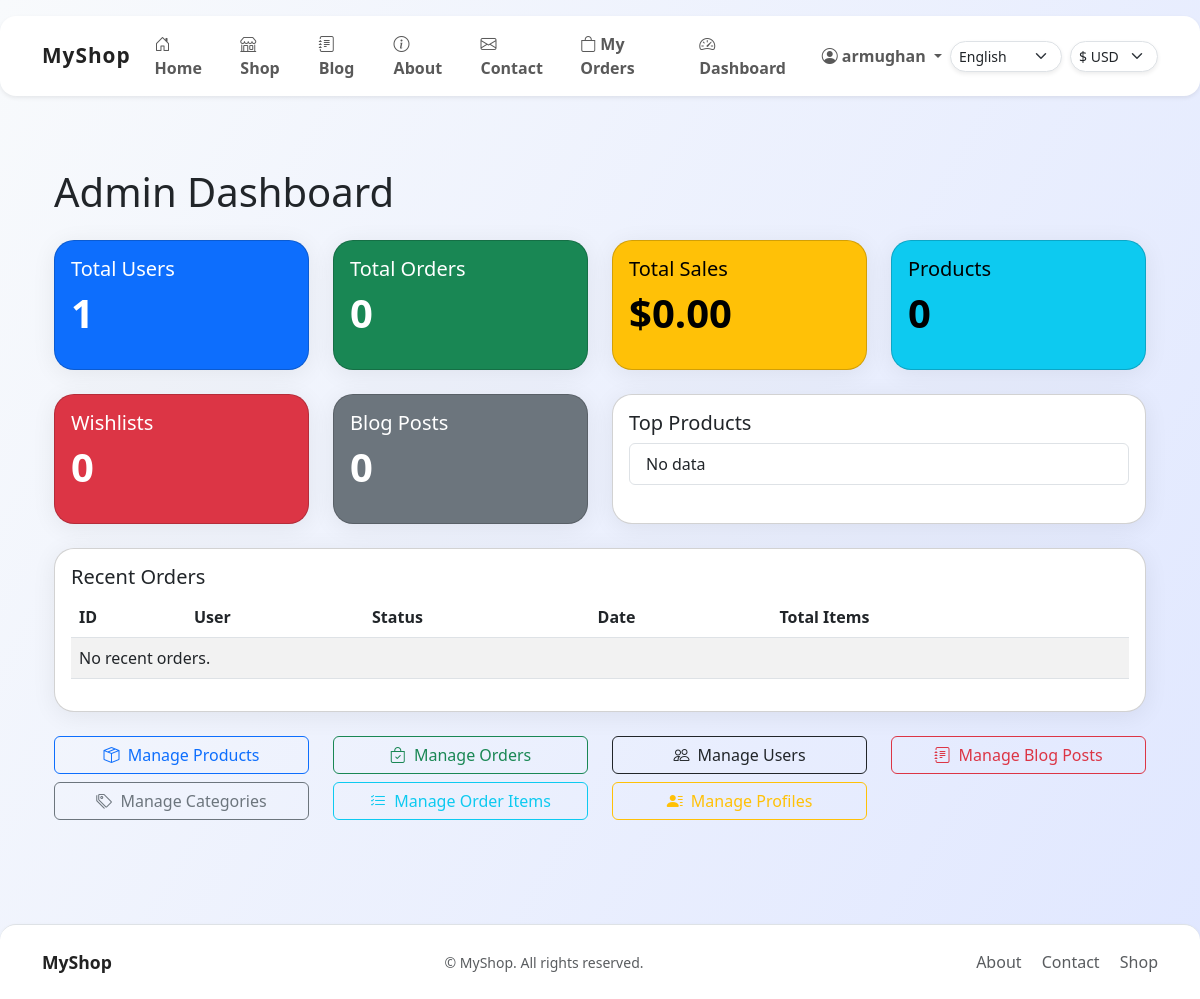
Page /dashboard/ (signed in) on the earlier database version.
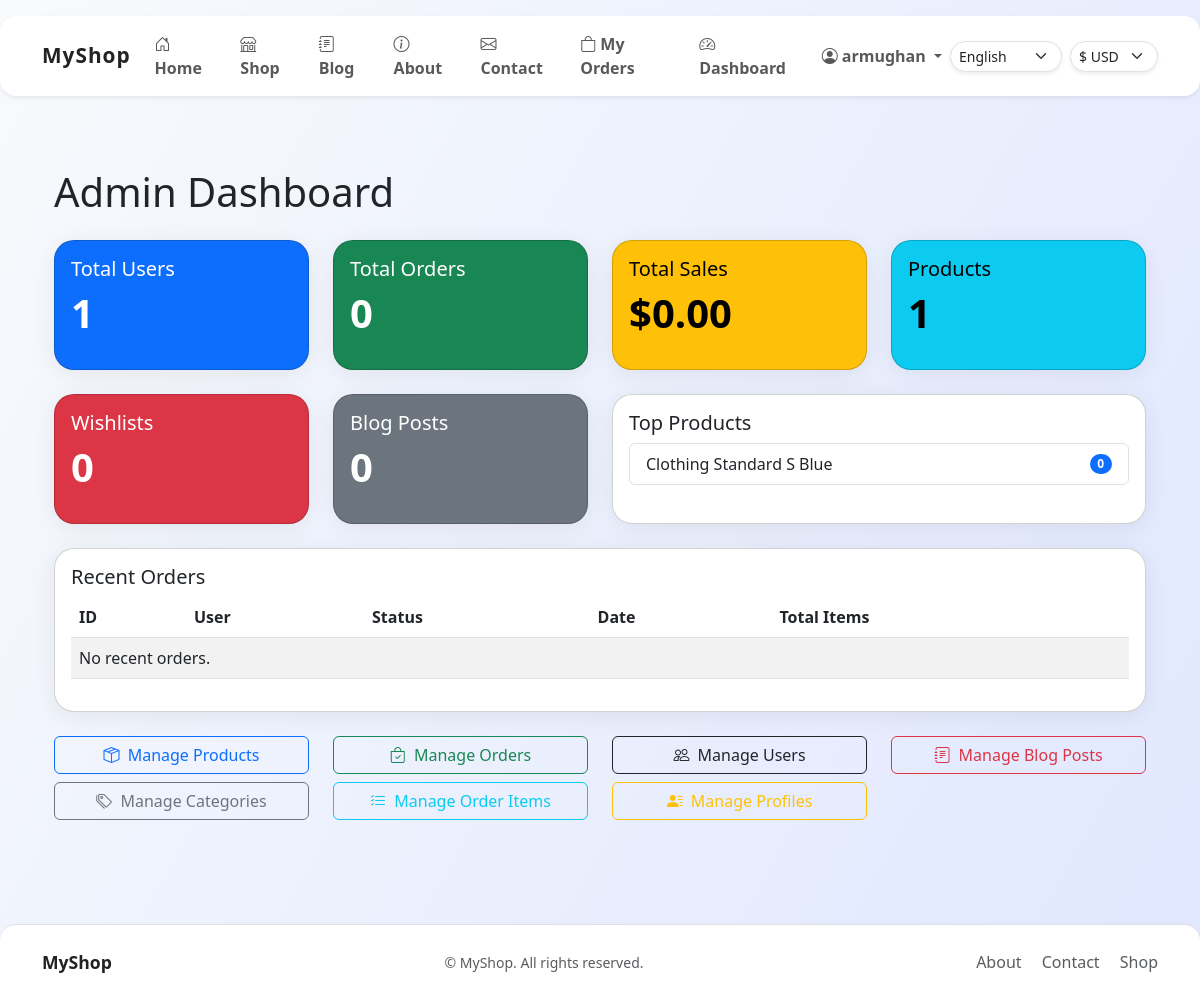
Same page on the later database version.
### shop/models.py (models this page shows, shortened)
class Product(models.Model):
    name = models.CharField(max_length=200)
    description = models.TextField()
    long_description = models.TextField(blank=True, null=True, help_text='Detailed product description for product detail page')
    price = models.DecimalField(max_digits=10, decimal_places=2)
    stock = models.PositiveIntegerField()
    image = models.ImageField(upload_to='products/', blank=True, null=True)
    image_url = models.URLField(blank=True, null=True, help_text='Optional: Provide an image URL instead of uploading')
    category = models.ForeignKey(Category, on_delete=models.CASCADE, related_name='products')
    slug = models.SlugField(unique=True)
    size = models.CharField(max_length=20, blank=True, null=True)
    color = models.CharField(max_length=20, blank=True, null=True)
    is_featured = models.BooleanField(default=False, help_text='Show as featured product')
    show_on_homepage = models.BooleanField(default=False, help_text='Show this product on homepage')
    variation = models.ForeignKey(Variation, on_delete=models.SET_NULL, null=True, blank=True, related_name='products', help_text='Admin can assign a variation type (e.g. Standard, Limited Edition, etc.)')

### dashboard/views.py (the view)
# urls.py: path('', views.dashboard_home, name='dashboard_home'),
@staff_member_required
def dashboard_home(request):
    if not request.user.is_staff:
        return redirect('user_dashboard')
    total_users = User.objects.count()
    total_orders = Order.objects.count()
    total_sales = Order.objects.filter(status='paid').aggregate(
        total=models.Sum(models.F('items__quantity') * models.F('items__product__price'), output_field=models.FloatField())
    )['total'] or 0
    total_products = Product.objects.count()
    total_wishlist = Wishlist.objects.count()
    total_blog_posts = BlogPost.objects.count()
    recent_orders = Order.objects.order_by('-created_at')[:10]
    top_products = Product.objects.annotate(total_sold=models.Sum('orderitem__quantity')).order_by('-total_sold')[:5]
    return render(request, 'dashboard_admin.html', {
        'total_users': total_users,
        'total_orders': total_orders,
        'total_sales': total_sales,
        'total_products': total_products,
        'total_wishlist': total_wishlist,
        'total_blog_posts': total_blog_posts,
        'recent_orders': recent_orders,
        'top_products': top_products,
    })

### core/context_processors.py (called while the page is built)
def site_settings(request):
    return {
        'settings': SiteSettings.objects.first(),
        'about_page_settings': AboutPageSettings.objects.first(),
    }

### templates/dashboard_admin.html (shortened to what the changed rows need)
{% extends 'base.html' %}
{% block content %}
<div class="container my-4">
  <h1 class="mb-4">Admin Dashboard</h1>
  <div class="row g-4 mb-4">
    <div class="col-md-3">
      <div class="card text-bg-info h-100">
        <div class="card-body">
          <h5 class="card-title">Products</h5>
          <p class="display-6 fw-bold">{{ total_products }}</p>
        </div>
      </div>
    </div>
  </div>
  <div class="row g-4 mb-4">
    <div class="col-md-6">
      <div class="card h-100">
        <div class="card-body">
          <ul class="list-group">
            {% for product in top_products %}
            <li class="list-group-item d-flex justify-content-between align-items-center">
              {{ product.name }}
              <span class="badge bg-primary rounded-pill">{{ product.total_sold|default:0 }}</span>
            </li>
            {% empty %}
            <li class="list-group-item">No data</li>
            {% endfor %}
          </ul>
        </div>
      </div>
    </div>
  </div>
  <div class="card mb-4">
    <div class="card-body">
      <div class="table-responsive">
        <table class="table table-striped">
          <thead>
            <tr>
              <th>ID</th>
              <th>User</th>
              <th>Status</th>
              <th>Date</th>
              <th>Total Items</th>
            </tr>
          </thead>
        </table>
      </div>
    </div>
  </div>
</div>
{% endblock %}

Differences in the rows shown:
added Product: name "Clothing Standard S Blue", total_sold "0"
Other differences:
{{ total_products }}: "0" → "1"
text no longer shown: "No data"
